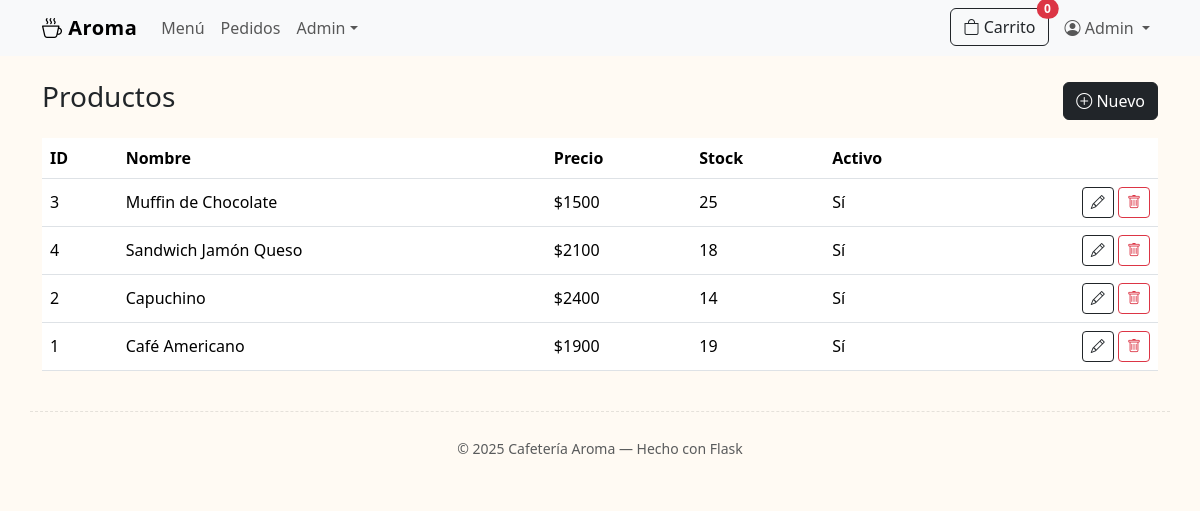
/admin/productos (signed in), run on an earlier commit of the app's database.
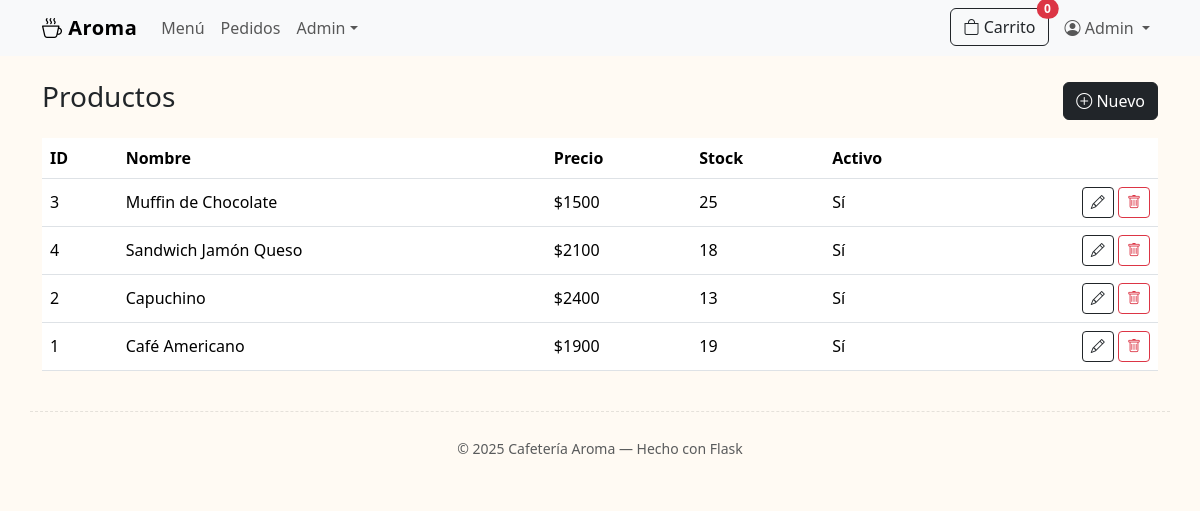
And on a later commit of the database.
### models.py (models this page shows)
class Product(db.Model):
    id = db.Column(db.Integer, primary_key=True)
    name = db.Column(db.String(180), nullable=False)
    description = db.Column(db.Text, nullable=True)
    price = db.Column(db.Float, nullable=False)
    stock = db.Column(db.Integer, default=0)
    image_url = db.Column(db.String(255), nullable=True)
    is_active = db.Column(db.Boolean, default=True)
    created_at = db.Column(db.DateTime, default=datetime.utcnow)
    category_id = db.Column(db.Integer, db.ForeignKey("category.id"), nullable=True)
    category = db.relationship("Category", back_populates="products")

### app.py (the view)
    @app.get("/admin/productos")
    @login_required
    @role_required(Role.ADMIN)
    def admin_products():
        products = Product.query.order_by(Product.created_at.desc()).all()
        return render_template("admin/products.html", products=products)

### models.py (called while the page is built)
    def is_admin(self):
        return self.role == Role.ADMIN

### utils.py (called while the page is built)
def role_required(*roles):
    def decorator(fn):
        @wraps(fn)
        def wrapper(*args, **kwargs):
            if not current_user.is_authenticated:
                abort(403)
            if current_user.role not in roles:
                abort(403)
            return fn(*args, **kwargs)
        return wrapper
    return decorator

### templates/admin/products.html
{% extends "base.html" %}
{% block content %}
  <div class="d-flex align-items-center mb-3">
    <h3 class="me-auto">Productos</h3>
    <a class="btn btn-dark" href="{{ url_for('admin_product_new') }}"><i class="bi bi-plus-circle"></i> Nuevo</a>
  </div>
  <div class="table-responsive">
    <table class="table table-hover align-middle">
      <thead><tr><th>ID</th><th>Nombre</th><th>Precio</th><th>Stock</th><th>Activo</th><th></th></tr></thead>
      <tbody>
      {% for p in products %}
        <tr>
          <td>{{ p.id }}</td>
          <td>{{ p.name }}</td>
          <td>${{ '%.0f'|format(p.price) }}</td>
          <td>{{ p.stock }}</td>
          <td>{{ 'Sí' if p.is_active else 'No' }}</td>
          <td class="text-end">
            <a class="btn btn-sm btn-outline-dark" href="{{ url_for('admin_product_edit', product_id=p.id) }}"><i class="bi bi-pencil"></i></a>
            <form class="d-inline" method="post" action="{{ url_for('admin_product_delete', product_id=p.id) }}" onsubmit="return confirm('¿Eliminar producto?')">
              <button class="btn btn-sm btn-outline-danger"><i class="bi bi-trash"></i></button>
            </form>
          </td>
        </tr>
      {% endfor %}
      </tbody>
    </table>
  </div>
{% endblock %}

What changed in the data, as far as the page shows it:
changed Product "Capuchino": stock "14" → "13"
